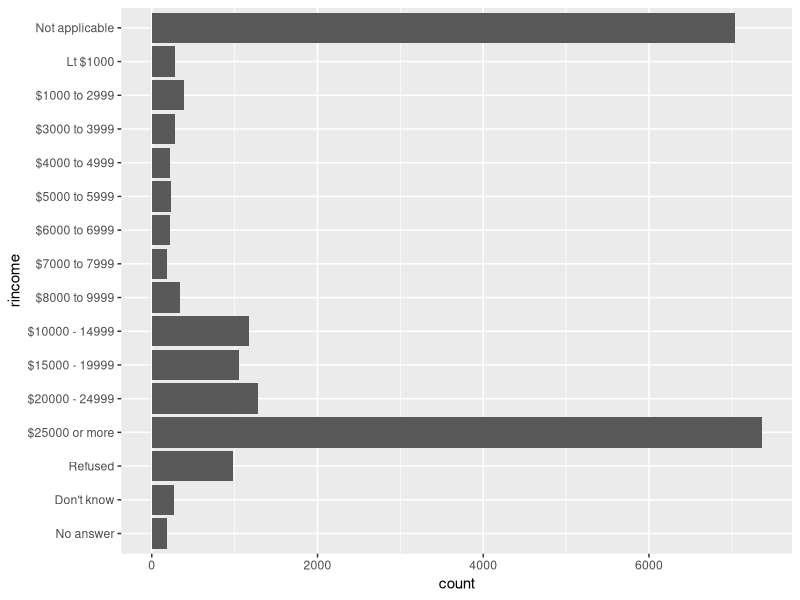
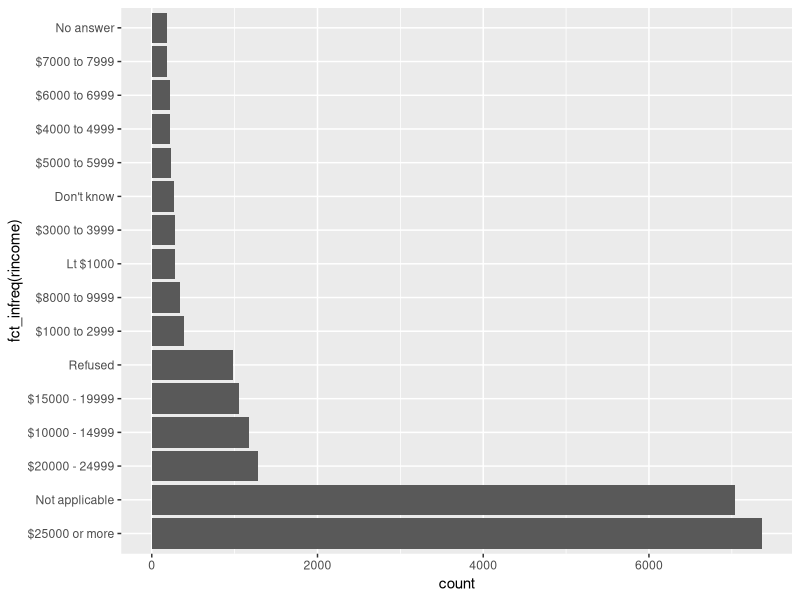
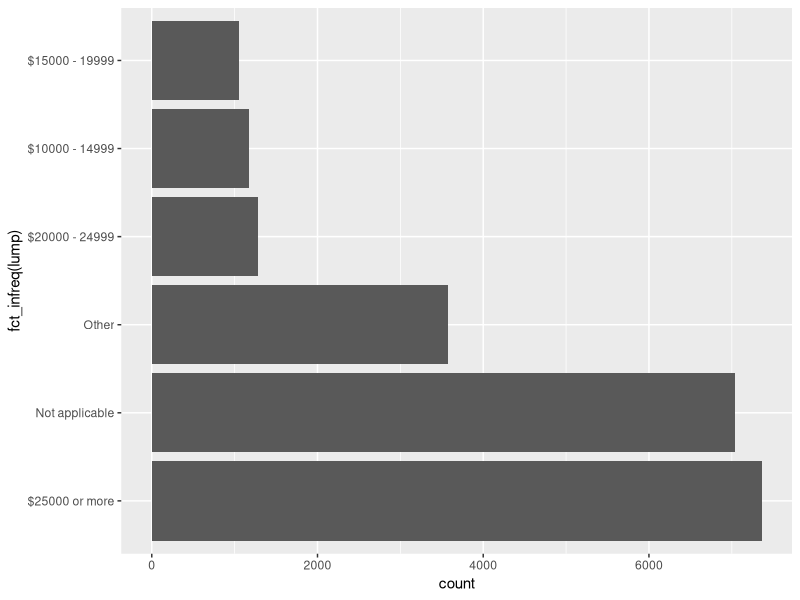

These charts were generated, in order, by the following R code:
## ---- chunk 1
knitr::opts_chunk$set(echo = TRUE)
## ---- chunk 2
library(forcats)
library(dplyr)
library(ggplot2)

levels(gss_cat$rincome)
## ---- chunk 3

ggplot(gss_cat,aes(x=rincome))+
geom_bar()+
coord_flip()
## ---- chunk 4
ggplot(gss_cat, aes(x = fct_infreq(rincome))) + 
  geom_bar() + 
  coord_flip()
## ---- chunk 5
gss_cat %>%
  mutate(lump = fct_lump(rincome, n = 5)) %>%
  ggplot(aes(x=fct_infreq(lump)))+
  geom_bar()+ 
  coord_flip()
